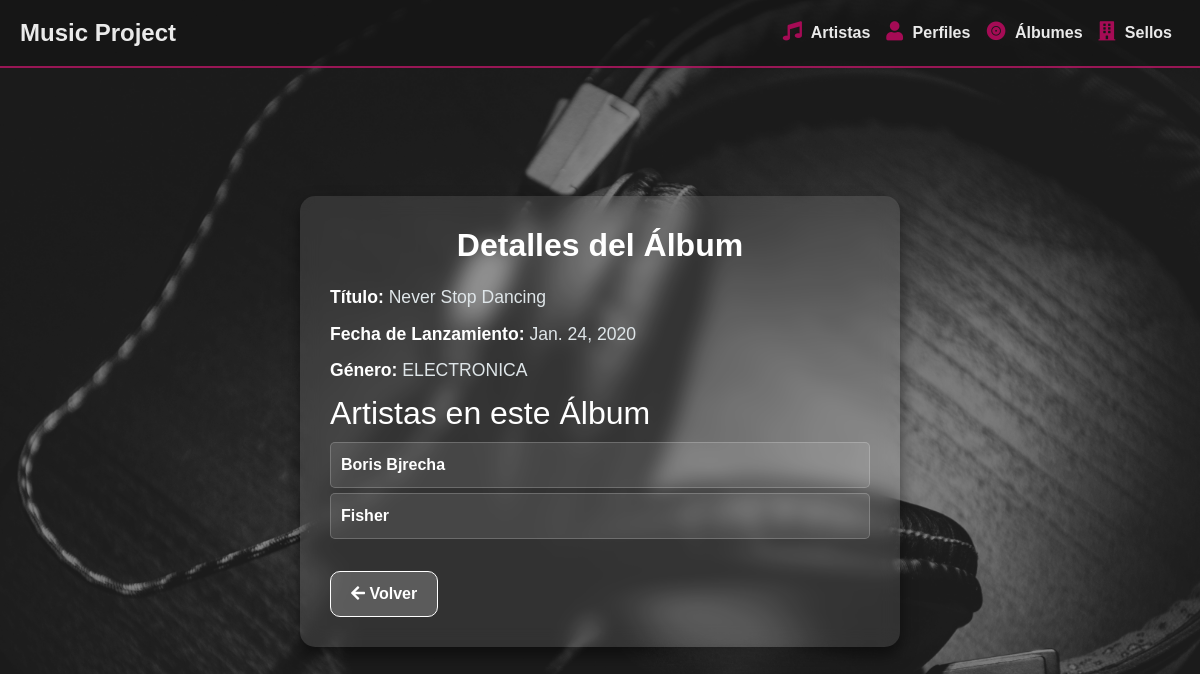
/artistas/albumes/2/, run on the app's committed database.
### musica_app/models.py (models this page shows, shortened)
class Album(models.Model):
    ROCK = 'Rock'
    POP = 'Pop'
    JAZZ = 'Jazz'
    HIPHOP = 'Hip-Hop'
    CLASICA = 'Clásica'
    ELECTRONICA = 'ELECTRONICA'
    GENERO_CHOICES = [
        (ROCK, 'Rock'),
        (POP, 'Pop'),
        (JAZZ, 'Jazz'),
        (HIPHOP, 'Hip-Hop'),
        (CLASICA, 'Clásica'),
        (ELECTRONICA, 'ELECTRONICA'),
    ]
    titulo = models.CharField(max_length=100)
    fecha_lanzamiento = models.DateField()
    genero = models.CharField(max_length=50, choices=GENERO_CHOICES)
    artistas = models.ManyToManyField('Artista')

class Artista(models.Model):
    nombre = models.CharField(max_length=50)
    nacionalidad = models.CharField(max_length=50)
    genero_musical = models.CharField(max_length=50)
    perfil = models.OneToOneField(PerfilRedesSociales, on_delete=models.CASCADE)
    sello = models.ForeignKey(SelloDiscografico, on_delete=models.CASCADE)

### musica_app/views.py (the view)
# urls.py: path('albumes/<int:pk>/', views.album_detail, name='album_detail'),
def album_detail(request, pk):
    album = get_object_or_404(Album, pk=pk)  # Obtiene el álbum usando su id (pk)
    artistas = album.artistas.all()  # Obtiene todos los artistas relacionados con el álbum
    return render(request, 'musica_app/album_detail.html', {'album': album, 'artistas': artistas})

### musica_app/templates/musica_app/album_detail.html
{% extends "musica_app/base.html" %}
{% block content %}
<div class="album-detail">
    <div class="frosted-glass-album">
        <h1 class="text-center">Detalles del Álbum</h1>
        <p><strong>Título:</strong> {{ album.titulo }}</p>
        <p><strong>Fecha de Lanzamiento:</strong> {{ album.fecha_lanzamiento }}</p>
        <p><strong>Género:</strong> {{ album.genero }}</p>
        <h2>Artistas en este Álbum</h2>
        <ul>
            {% for artista in artistas %}
                <li>{{ artista.nombre }}</li>
            {% empty %}
                <li>No hay artistas registrados en este álbum.</li>
            {% endfor %}
        </ul>
        <a href="{% url 'album_index' %}" class="btn btn-secondary mt-3"><i class="fas fa-arrow-left"></i> Volver</a>
    </div>
</div>
{% endblock %}

### musica_app/static/css/styles.css (style rules this page uses)
body { background-image: url("../img/fondo11.jpg"); background-size: cover; background-attachment: fixed; background-position: center; background-repeat: no-repeat; font-family: 'Arial', sans-serif; color: #ffffff; margin: 0; height: 100vh; overflow: hidden; }
body::before { content: ""; position: fixed; top: 0; left: 0; width: 100vw; height: 100vh; background-color: rgba(0, 0, 0, 0.3); z-index: -1; }
h1 { color: #ffffff; text-align: center; font-weight: bold; font-size: 2em; margin-bottom: 20px; }

### musica_app/static/css/album.css (style rules this page uses)
.album-detail .frosted-glass-album { background: rgba(255, 255, 255, 0.1); backdrop-filter: blur(10px); -webkit-backdrop-filter: blur(10px); border-radius: 15px; padding: 30px; box-shadow: 0px 8px 16px rgba(0, 0, 0, 0.5); max-width: 600px; margin: 80px auto; color: #ffffff; }
.album-detail h1 { color: #ffffff; text-align: center; font-weight: bold; font-size: 2em; margin-bottom: 20px; }
.album-detail p { color: #dfe6e9; font-size: 1.1em; margin: 10px 0; }
.album-detail p strong { color: #ffffff; }
.album-detail ul { list-style-type: none; padding: 0; margin-top: 10px; }
.album-detail ul li { background-color: rgba(255, 255, 255, 0.1); color: #ffffff; border: 1px solid rgba(255, 255, 255, 0.2); padding: 10px; border-radius: 5px; margin-bottom: 5px; font-weight: bold; }
.album-detail .btn-secondary { background-color: rgba(255, 255, 255, 0.2); color: #ffffff; border: 1px solid #ffffff; border-radius: 10px; padding: 10px 20px; font-weight: bold; margin-top: 20px; transition: background-color 0.3s, color 0.3s; }

### data on the page
Album: titulo "Never Stop Dancing", fecha_lanzamiento "Jan. 24, 2020", genero "ELECTRONICA"
Artista: nombre "Boris Bjrecha"
Artista: nombre "Fisher"
